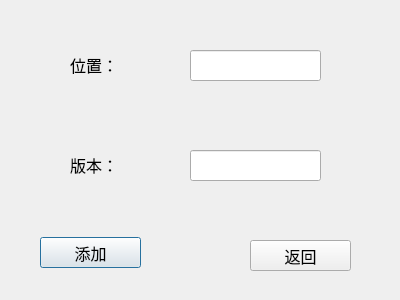
<?xml version="1.0" encoding="UTF-8"?>
<ui version="4.0">
 <class>RealBook</class>
 <widget class="QDialog" name="RealBook">
  <property name="geometry">
   <rect>
    <x>0</x>
    <y>0</y>
    <width>400</width>
    <height>300</height>
   </rect>
  </property>
  <property name="windowTitle">
   <string>添加实体书</string>
  </property>
  <widget class="QPushButton" name="Addrealbook">
   <property name="geometry">
    <rect>
     <x>40</x>
     <y>237</y>
     <width>101</width>
     <height>31</height>
    </rect>
   </property>
   <property name="font">
    <font>
     <pointsize>12</pointsize>
    </font>
   </property>
   <property name="text">
    <string>添加</string>
   </property>
  </widget>
  <widget class="QPushButton" name="backbutton">
   <property name="geometry">
    <rect>
     <x>250</x>
     <y>240</y>
     <width>101</width>
     <height>31</height>
    </rect>
   </property>
   <property name="font">
    <font>
     <pointsize>12</pointsize>
    </font>
   </property>
   <property name="text">
    <string>返回</string>
   </property>
  </widget>
  <widget class="QLabel" name="label">
   <property name="geometry">
    <rect>
     <x>70</x>
     <y>54</y>
     <width>101</width>
     <height>21</height>
    </rect>
   </property>
   <property name="font">
    <font>
     <pointsize>12</pointsize>
    </font>
   </property>
   <property name="text">
    <string>位置：</string>
   </property>
  </widget>
  <widget class="QLabel" name="label_2">
   <property name="geometry">
    <rect>
     <x>70</x>
     <y>154</y>
     <width>101</width>
     <height>21</height>
    </rect>
   </property>
   <property name="font">
    <font>
     <pointsize>12</pointsize>
    </font>
   </property>
   <property name="text">
    <string>版本：</string>
   </property>
  </widget>
  <widget class="QLineEdit" name="PlaceEdit">
   <property name="geometry">
    <rect>
     <x>190</x>
     <y>50</y>
     <width>131</width>
     <height>31</height>
    </rect>
   </property>
  </widget>
  <widget class="QLineEdit" name="VersionEdit">
   <property name="geometry">
    <rect>
     <x>190</x>
     <y>150</y>
     <width>131</width>
     <height>31</height>
    </rect>
   </property>
  </widget>
 </widget>
 <resources/>
 <connections/>
</ui>
